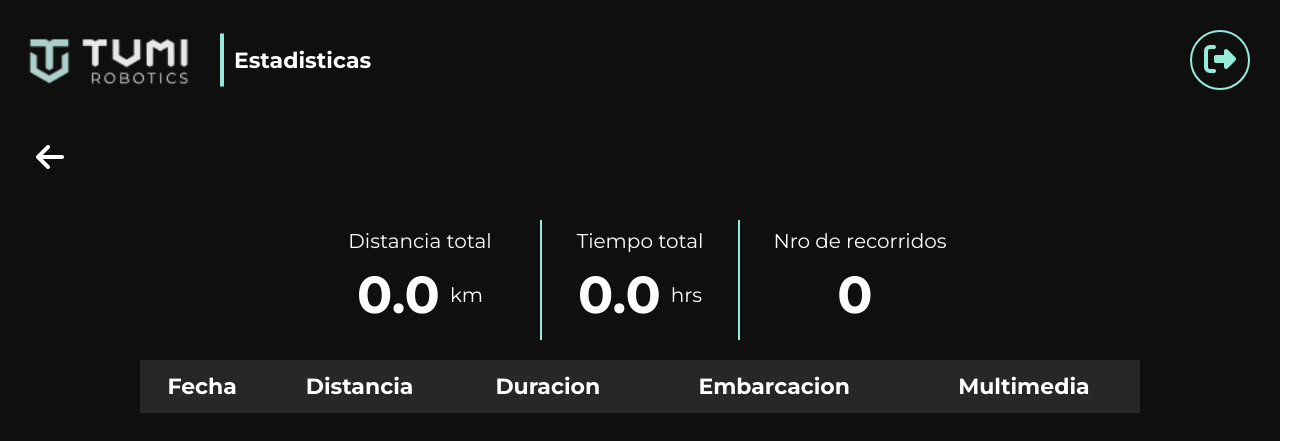
Page /estadisticas (signed in) on the earlier database version.
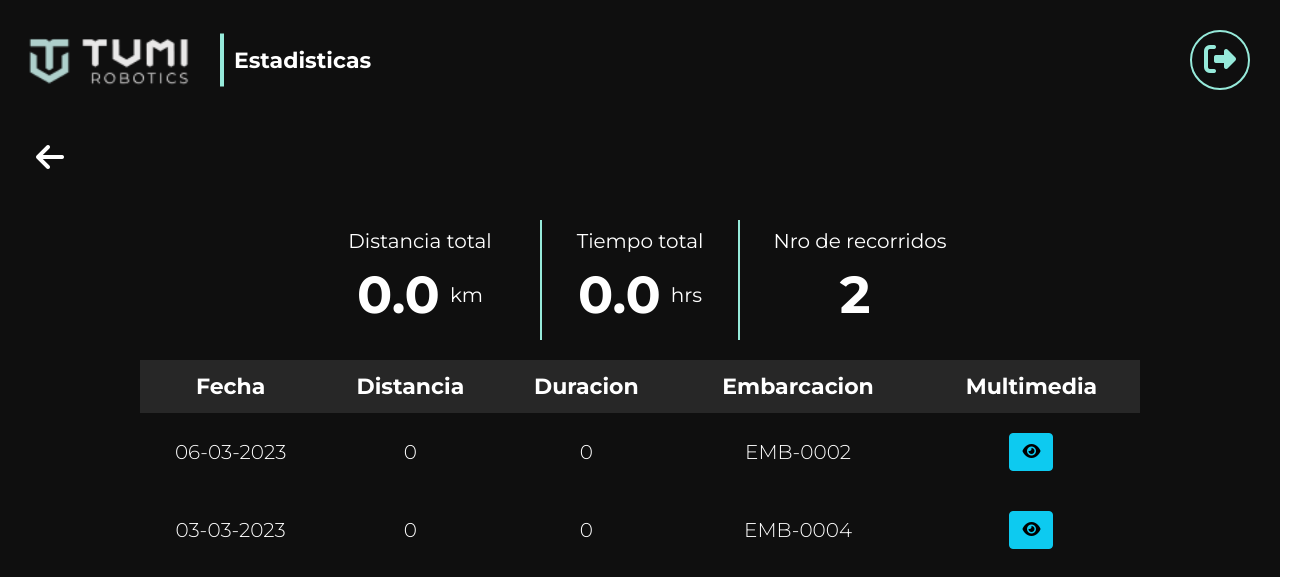
Same page on the later database version.
### robotAnfibio/models.py (models this page shows)
class InspeccionesAnfibio(models.Model):
    codigo_inspeccion = models.CharField(max_length=32, blank=True, null=True)
    ruta_fotos = models.CharField(max_length=128, blank=True, null=True)
    ruta_videos = models.CharField(max_length=128, blank=True, null=True)
    duracion_inspeccion = models.CharField(max_length=128, blank=True, null=True)
    distancia_inspeccion = models.CharField(max_length=128, blank=True, null=True)
    fecha_inspeccion = models.DateTimeField(default=datetime.date.today)
    embarcacion_inspeccion = models.CharField(max_length=128, blank=True, null=True)

### robotAnfibio/views.py (the view)
# urls.py: path('estadisticas',views.estadisticas,name='estadisticas'),
@login_required(login_url='/login')
def estadisticas(request):
    inspecciones = InspeccionesAnfibio.objects.all().order_by('-id')
    distanciaTotal = 0.00
    nroRecorridos = 0
    duracionTotal = 0.00
    nroRecorridos = str(len(inspecciones))
    for inspecion in inspecciones:
        distanciaTotal = distanciaTotal + float(inspecion.distancia_inspeccion)
    distanciaTotal = round(distanciaTotal,2)
    distanciaTotal = str(distanciaTotal)
    for inspecion in inspecciones:
        duracionTotal = duracionTotal + float(inspecion.duracion_inspeccion)
    duracionTotal = round(duracionTotal,2)
    duracionTotal = str(duracionTotal)
    return render(request,'robotAnfibio/estadisticas.html',{
        'inspecciones':inspecciones,
        'distanciaTotal':distanciaTotal,
        'nroRecorridos':nroRecorridos,
        'duracionTotal':duracionTotal,
    })

### robotAnfibio/templates/robotAnfibio/estadisticas.html (shortened to what the changed rows need)
{% extends "base.html" %}
{% load static %}
{% block contenido %}
<div id="app">
    <div class="position-absolute start-0 top-0 appContainerIniciar">
        <div class="position-absolute start-50 top-0 translate-middle-x justify-content-center" style="margin-top:200px;background-color: transparent; width: 700px; height: 160px; display: flex; flex-direction: row;">
            <div style="width: 200px; height: 120px; background-color: transparent; margin-top: 20px; margin-left: 10px; margin-right: 10px; display: flex; flex-direction: column; align-items: center; justify-content: center;">
                <div style="display: flex; flex-direction: row; align-items: center;">
                    <div class="textoEstadistica">
                        {{ nroRecorridos }}
                    </div>
                </div>
            </div>
        </div>
        <div class="position-absolute top-50 start-50 translate-middle" style="background-color: transparent; width: 1000px; height: 300px; margin-top: 150px; overflow-y: scroll; max-height: 300px;">
            <table class="moreStats_table">
                <thead class="moreStats_table" style="background-color: #272727;">
                    <th style="text-align: center; padding-top: 10px; padding-bottom: 10px;">Fecha</th>
                    <th style="text-align: center;">Distancia</th>
                    <th style="text-align: center;">Duracion</th>
                    <th style="text-align: center;">Embarcacion</th>
                    <th style="text-align: center;">Multimedia</th>
                </thead>
                <tbody class="moreStats_table">
                    {% for inspeccion in inspecciones %}
                    <tr>
                        <td>{{ inspeccion.fecha_inspeccion|date:"d-m-Y" }}</td>
                        <td>{{ inspeccion.distancia_inspeccion }}</td>
                        <td>{{ inspeccion.duracion_inspeccion }}</td>
                        <td>{{ inspeccion.embarcacion_inspeccion }}</td>
                        <td><a style="text-decoration: none;" href="{% url 'robotAnfibio:galeria' inspeccion.id %}"><button class="btn btn-info"><i class="fa-solid fa-eye"></i></button></a></td>
                    </tr>
                    {% endfor %}
                </tbody>
            </table>
        </div>
    </div>
</div>
{% endblock %}

Differences in the rows shown:
added InspeccionesAnfibio: fecha_inspeccion "06-03-2023", distancia_inspeccion "0", duracion_inspeccion "0", embarcacion_inspeccion "EMB-0002"
added InspeccionesAnfibio: fecha_inspeccion "03-03-2023", distancia_inspeccion "0", duracion_inspeccion "0", embarcacion_inspeccion "EMB-0004"
Other differences:
{{ nroRecorridos }}: "0" → "2"
